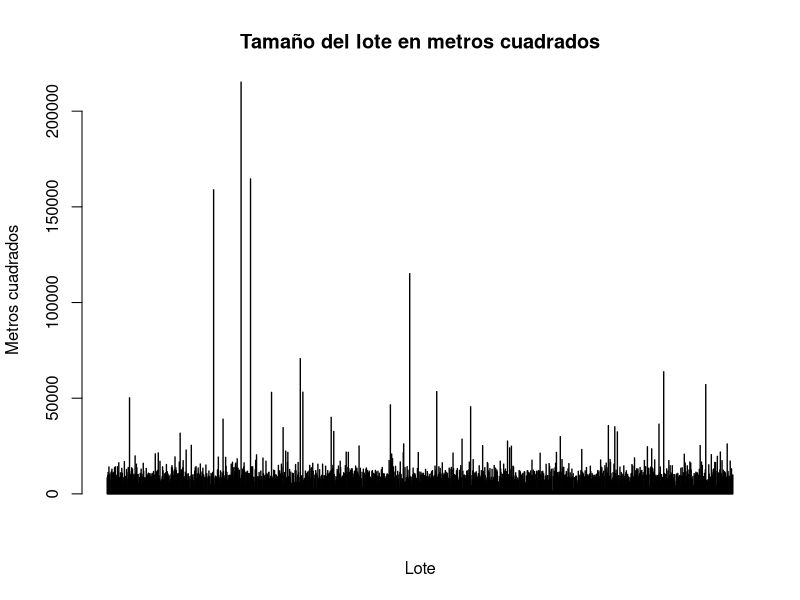
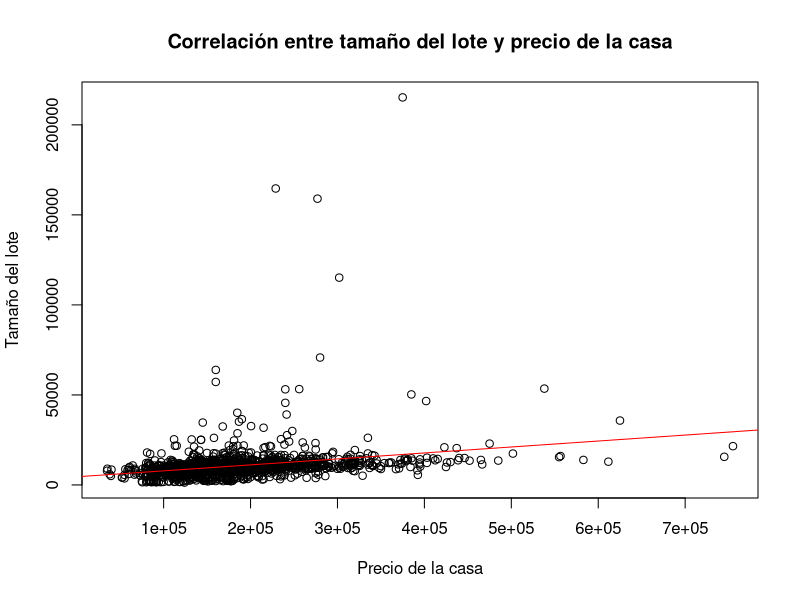
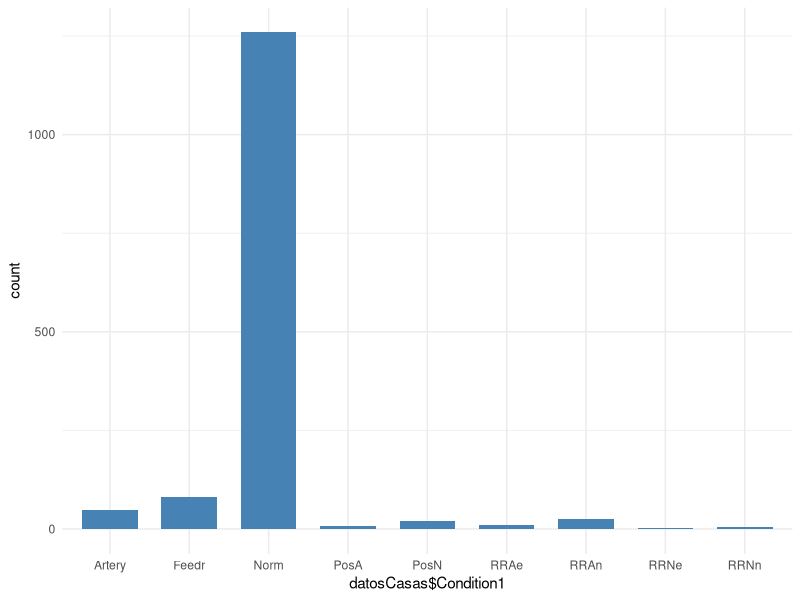
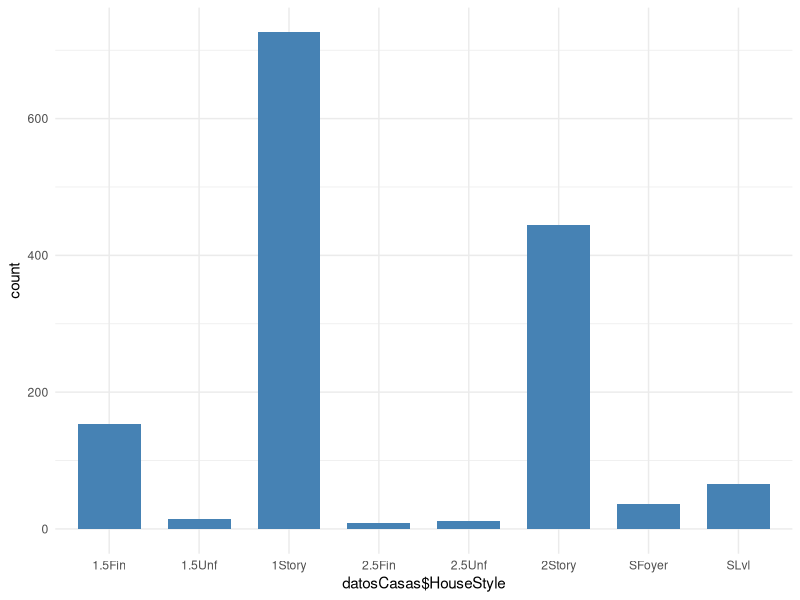
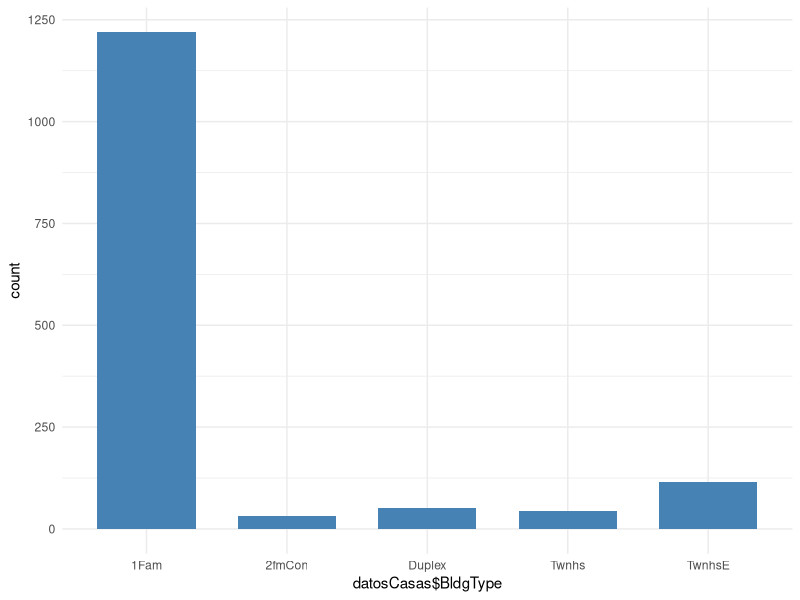
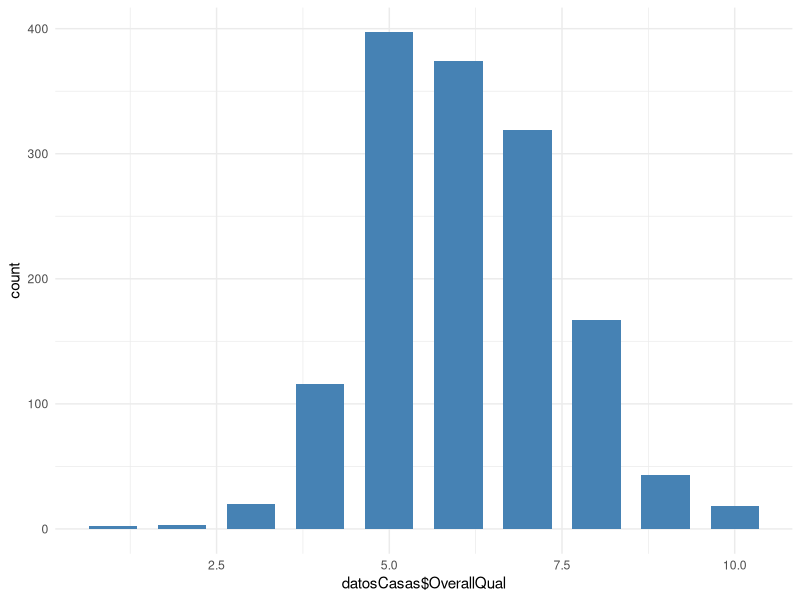
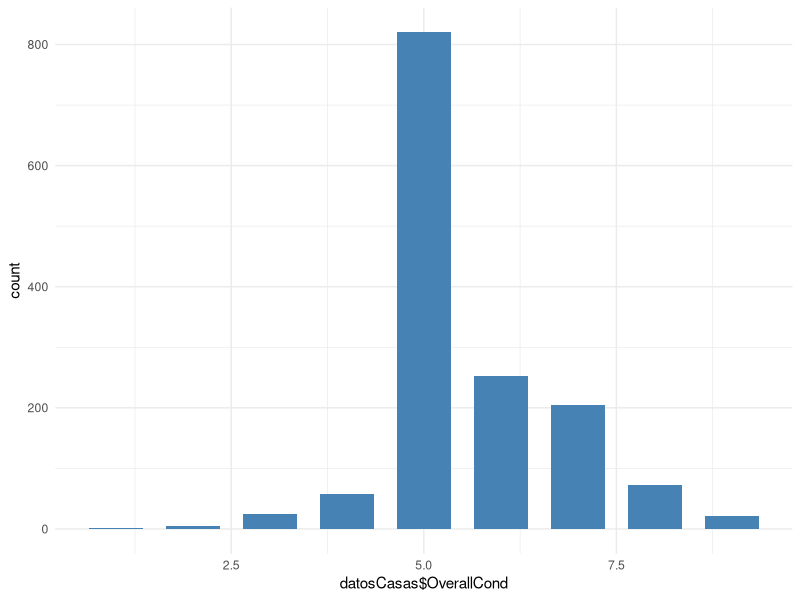
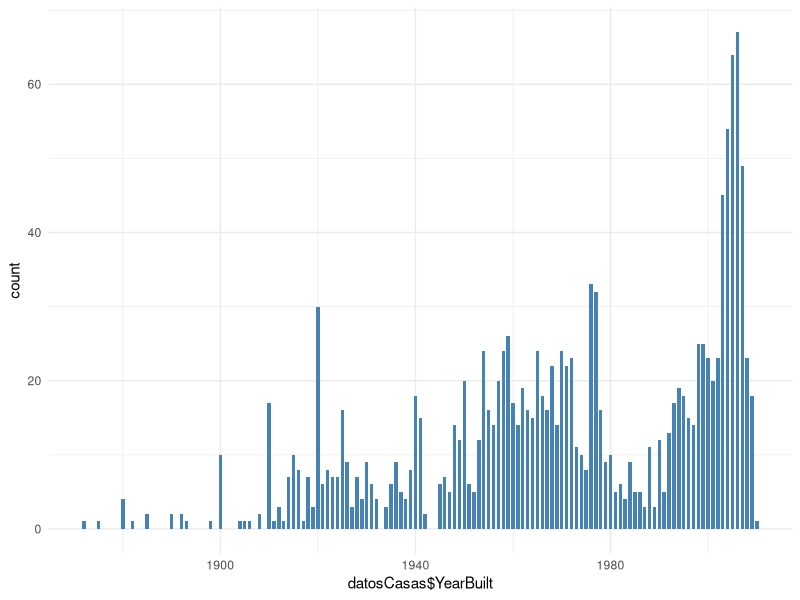

These figures' R source, in order:
## ---- chunk 1
knitr::opts_chunk$set(echo = TRUE)
#"C:/Users/andre/OneDrive/Documentos/HT1.Analisis-Exploratorio"
#Ingebor Rubio/Desktop/Trabajos/Quinto Semestre/Mineria/HDT1

knitr::opts_knit$set(root.dir="C:/Users/Ingebor Rubio/Desktop/Trabajos/Quinto Semestre/Mineria/HDT3-ArbolesDeDecision")
## ---- chunk 2
datosCasas <- read.csv("train.csv")
summary(datosCasas)
str(datosCasas)
table(unlist(lapply(datosCasas, class)))
## ---- chunk 3
barplot(datosCasas$LotArea, xlab= "Lote", ylab = "Metros cuadrados", main="Tamaño del lote en metros cuadrados")
## ---- chunk 4
plot(x = datosCasas$SalePrice, y= datosCasas$LotArea, xlab= "Precio de la casa", ylab= "Tamaño del lote", main = "Correlación entre tamaño del lote y precio de la casa")
abline(lm(datosCasas$LotArea ~ datosCasas$SalePrice), col = "red")
## ---- chunk 5
library(ggplot2)
df <- as.data.frame(datosCasas$Condition1)
ggplot(data=df, aes(x=datosCasas$Condition1)) + geom_bar(stat="count", width=0.7, fill = "steelblue")+theme_minimal()
## ---- chunk 6
library(ggplot2)
df <- as.data.frame(datosCasas$HouseStyle)
ggplot(data=df, aes(x=datosCasas$HouseStyle)) + geom_bar(stat="count", width=0.7, fill = "steelblue")+theme_minimal()
## ---- chunk 7
library(ggplot2)
df <- as.data.frame(datosCasas$BldgType)
ggplot(data=df, aes(x=datosCasas$BldgType)) + geom_bar(stat="count", width=0.7, fill = "steelblue")+theme_minimal()
## ---- chunk 8
library(ggplot2)
df <- as.data.frame(datosCasas$OverallQual)
ggplot(data=df, aes(x=datosCasas$OverallQual)) + geom_bar(stat="count", width=0.7, fill = "steelblue")+theme_minimal()
df2 <- as.data.frame(datosCasas$OverallCond)
ggplot(data=df2, aes(x=datosCasas$OverallCond)) + geom_bar(stat="count", width=0.7, fill = "steelblue")+theme_minimal()
## ---- chunk 9
library(ggplot2)
df <- as.data.frame(datosCasas$YearBuilt)
ggplot(data=df, aes(x=datosCasas$YearBuilt)) + geom_bar(stat="count", width=0.7, fill = "steelblue")+theme_minimal()
df <- as.data.frame(datosCasas$YearRemodAdd)
ggplot(data=df, aes(x=datosCasas$YearRemodAdd)) + geom_bar(stat="count", width=0.7, fill = "steelblue")+theme_minimal()
